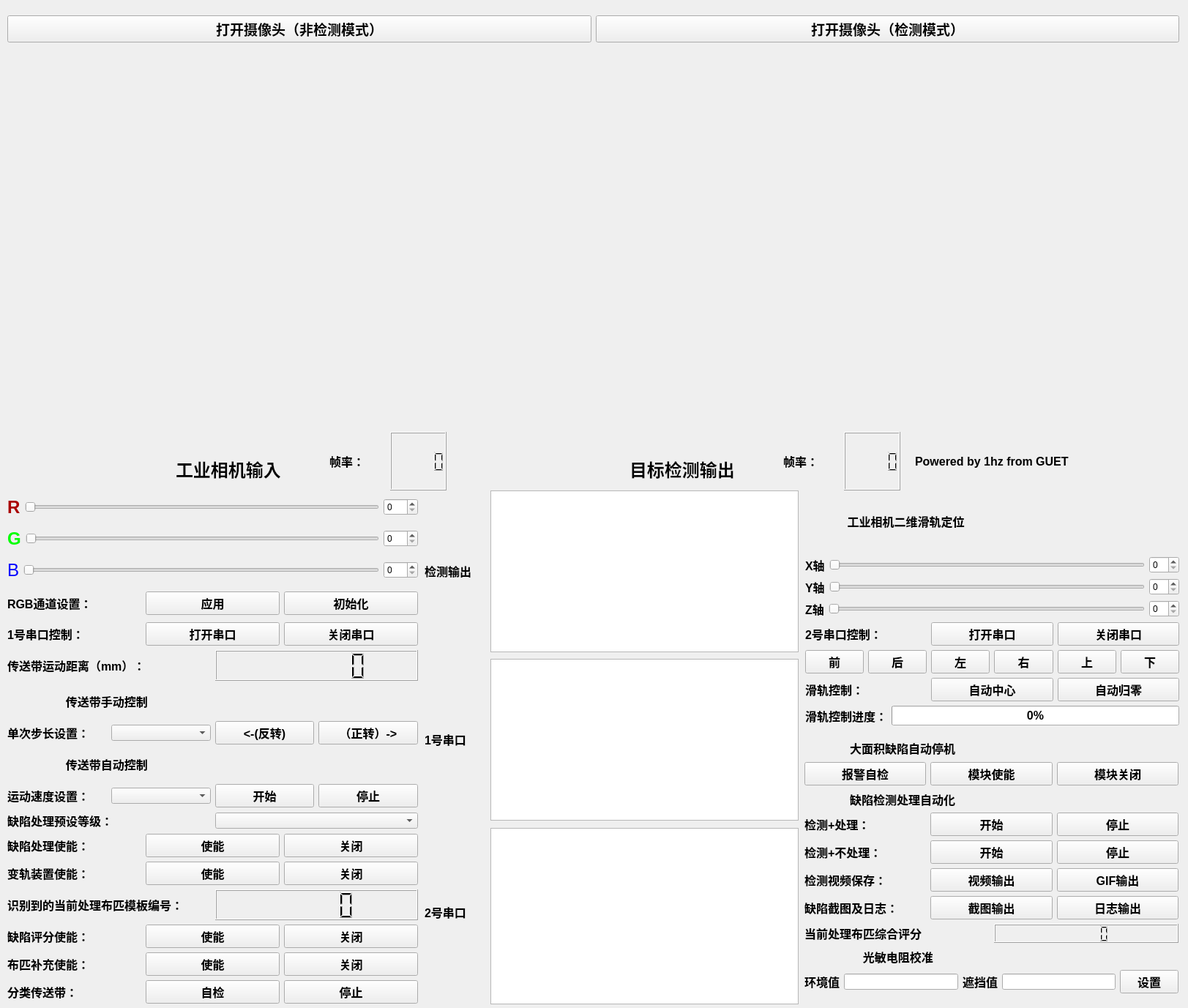
<?xml version="1.0" encoding="UTF-8"?>
<ui version="4.0">
 <class>fabric4showby1hz</class>
 <widget class="QMainWindow" name="fabric4showby1hz">
  <property name="geometry">
   <rect>
    <x>0</x>
    <y>0</y>
    <width>1623</width>
    <height>1377</height>
   </rect>
  </property>
  <property name="windowTitle">
   <string>MainWindow</string>
  </property>
  <widget class="QWidget" name="centralwidget">
   <widget class="QWidget" name="verticalLayoutWidget_2">
    <property name="geometry">
     <rect>
      <x>10</x>
      <y>0</y>
      <width>1601</width>
      <height>80</height>
     </rect>
    </property>
    <layout class="QVBoxLayout" name="verticalLayout_2">
     <item>
      <layout class="QHBoxLayout" name="horizontalLayout_2">
       <item>
        <widget class="QPushButton" name="pushButton">
         <property name="font">
          <font>
           <pointsize>14</pointsize>
           <weight>75</weight>
           <bold>true</bold>
          </font>
         </property>
         <property name="text">
          <string>打开摄像头（非检测模式）</string>
         </property>
        </widget>
       </item>
       <item>
        <widget class="QPushButton" name="pushButton_2">
         <property name="font">
          <font>
           <pointsize>14</pointsize>
           <weight>75</weight>
           <bold>true</bold>
          </font>
         </property>
         <property name="text">
          <string>打开摄像头（检测模式）</string>
         </property>
        </widget>
       </item>
      </layout>
     </item>
    </layout>
   </widget>
   <widget class="QLabel" name="label">
    <property name="enabled">
     <bool>true</bool>
    </property>
    <property name="geometry">
     <rect>
      <x>10</x>
      <y>90</y>
      <width>640</width>
      <height>480</height>
     </rect>
    </property>
    <property name="text">
     <string/>
    </property>
   </widget>
   <widget class="QLabel" name="label_2">
    <property name="geometry">
     <rect>
      <x>670</x>
      <y>90</y>
      <width>640</width>
      <height>480</height>
     </rect>
    </property>
    <property name="text">
     <string/>
    </property>
   </widget>
   <widget class="QLabel" name="label_3">
    <property name="geometry">
     <rect>
      <x>240</x>
      <y>590</y>
      <width>191</width>
      <height>101</height>
     </rect>
    </property>
    <property name="font">
     <font>
      <pointsize>18</pointsize>
      <weight>75</weight>
      <bold>true</bold>
     </font>
    </property>
    <property name="text">
     <string>工业相机输入</string>
    </property>
   </widget>
   <widget class="QLabel" name="label_4">
    <property name="geometry">
     <rect>
      <x>860</x>
      <y>620</y>
      <width>181</width>
      <height>41</height>
     </rect>
    </property>
    <property name="font">
     <font>
      <pointsize>18</pointsize>
      <weight>75</weight>
      <bold>true</bold>
     </font>
    </property>
    <property name="text">
     <string>目标检测输出</string>
    </property>
   </widget>
   <widget class="QWidget" name="verticalLayoutWidget">
    <property name="geometry">
     <rect>
      <x>10</x>
      <y>670</y>
      <width>561</width>
      <height>181</height>
     </rect>
    </property>
    <layout class="QVBoxLayout" name="verticalLayout">
     <item>
      <layout class="QHBoxLayout" name="horizontalLayout">
       <item>
        <widget class="QLabel" name="label_6">
         <property name="palette">
          <palette>
           <active>
            <colorrole role="WindowText">
             <brush brushstyle="SolidPattern">
              <color alpha="255">
               <red>170</red>
               <green>0</green>
               <blue>0</blue>
              </color>
             </brush>
            </colorrole>
           </active>
           <inactive>
            <colorrole role="WindowText">
             <brush brushstyle="SolidPattern">
              <color alpha="255">
               <red>170</red>
               <green>0</green>
               <blue>0</blue>
              </color>
             </brush>
            </colorrole>
           </inactive>
           <disabled>
            <colorrole role="WindowText">
             <brush brushstyle="SolidPattern">
              <color alpha="255">
               <red>120</red>
               <green>120</green>
               <blue>120</blue>
              </color>
             </brush>
            </colorrole>
           </disabled>
          </palette>
         </property>
         <property name="font">
          <font>
           <pointsize>18</pointsize>
           <weight>75</weight>
           <bold>true</bold>
          </font>
         </property>
         <property name="text">
          <string>R</string>
         </property>
        </widget>
       </item>
       <item>
        <widget class="QSlider" name="horizontalSlider">
         <property name="maximum">
          <number>100</number>
         </property>
         <property name="orientation">
          <enum>Qt::Horizontal</enum>
         </property>
        </widget>
       </item>
       <item>
        <widget class="QSpinBox" name="spinBox">
         <property name="maximum">
          <number>255</number>
         </property>
        </widget>
       </item>
      </layout>
     </item>
     <item>
      <layout class="QHBoxLayout" name="horizontalLayout_3">
       <item>
        <widget class="QLabel" name="label_7">
         <property name="palette">
          <palette>
           <active>
            <colorrole role="WindowText">
             <brush brushstyle="SolidPattern">
              <color alpha="255">
               <red>0</red>
               <green>255</green>
               <blue>0</blue>
              </color>
             </brush>
            </colorrole>
           </active>
           <inactive>
            <colorrole role="WindowText">
             <brush brushstyle="SolidPattern">
              <color alpha="255">
               <red>0</red>
               <green>255</green>
               <blue>0</blue>
              </color>
             </brush>
            </colorrole>
           </inactive>
           <disabled>
            <colorrole role="WindowText">
             <brush brushstyle="SolidPattern">
              <color alpha="255">
               <red>120</red>
               <green>120</green>
               <blue>120</blue>
              </color>
             </brush>
            </colorrole>
           </disabled>
          </palette>
         </property>
         <property name="font">
          <font>
           <pointsize>18</pointsize>
           <weight>75</weight>
           <bold>true</bold>
          </font>
         </property>
         <property name="text">
          <string>G</string>
         </property>
        </widget>
       </item>
       <item>
        <widget class="QSlider" name="horizontalSlider_2">
         <property name="maximum">
          <number>100</number>
         </property>
         <property name="orientation">
          <enum>Qt::Horizontal</enum>
         </property>
        </widget>
       </item>
       <item>
        <widget class="QSpinBox" name="spinBox_2">
         <property name="maximum">
          <number>255</number>
         </property>
        </widget>
       </item>
      </layout>
     </item>
     <item>
      <layout class="QHBoxLayout" name="horizontalLayout_4">
       <item>
        <widget class="QLabel" name="label_8">
         <property name="palette">
          <palette>
           <active>
            <colorrole role="WindowText">
             <brush brushstyle="SolidPattern">
              <color alpha="255">
               <red>0</red>
               <green>0</green>
               <blue>255</blue>
              </color>
             </brush>
            </colorrole>
           </active>
           <inactive>
            <colorrole role="WindowText">
             <brush brushstyle="SolidPattern">
              <color alpha="255">
               <red>0</red>
               <green>0</green>
               <blue>255</blue>
              </color>
             </brush>
            </colorrole>
           </inactive>
           <disabled>
            <colorrole role="WindowText">
             <brush brushstyle="SolidPattern">
              <color alpha="255">
               <red>120</red>
               <green>120</green>
               <blue>120</blue>
              </color>
             </brush>
            </colorrole>
           </disabled>
          </palette>
         </property>
         <property name="font">
          <font>
           <pointsize>18</pointsize>
          </font>
         </property>
         <property name="text">
          <string>B</string>
         </property>
        </widget>
       </item>
       <item>
        <widget class="QSlider" name="horizontalSlider_3">
         <property name="maximum">
          <number>100</number>
         </property>
         <property name="orientation">
          <enum>Qt::Horizontal</enum>
         </property>
        </widget>
       </item>
       <item>
        <widget class="QSpinBox" name="spinBox_3">
         <property name="maximum">
          <number>255</number>
         </property>
        </widget>
       </item>
      </layout>
     </item>
     <item>
      <layout class="QHBoxLayout" name="horizontalLayout_6">
       <item>
        <widget class="QLabel" name="label_15">
         <property name="font">
          <font>
           <pointsize>12</pointsize>
           <weight>75</weight>
           <bold>true</bold>
          </font>
         </property>
         <property name="text">
          <string>RGB通道设置：</string>
         </property>
        </widget>
       </item>
       <item>
        <widget class="QPushButton" name="pushButton_3">
         <property name="sizePolicy">
          <sizepolicy hsizetype="Preferred" vsizetype="Fixed">
           <horstretch>0</horstretch>
           <verstretch>0</verstretch>
          </sizepolicy>
         </property>
         <property name="font">
          <font>
           <pointsize>12</pointsize>
           <weight>75</weight>
           <bold>true</bold>
          </font>
         </property>
         <property name="text">
          <string>应用</string>
         </property>
        </widget>
       </item>
       <item>
        <widget class="QPushButton" name="pushButton_5">
         <property name="font">
          <font>
           <pointsize>12</pointsize>
           <weight>75</weight>
           <bold>true</bold>
          </font>
         </property>
         <property name="text">
          <string>初始化</string>
         </property>
        </widget>
       </item>
      </layout>
     </item>
    </layout>
   </widget>
   <widget class="QWidget" name="horizontalLayoutWidget_5">
    <property name="geometry">
     <rect>
      <x>450</x>
      <y>590</y>
      <width>160</width>
      <height>80</height>
     </rect>
    </property>
    <layout class="QHBoxLayout" name="horizontalLayout_7">
     <item>
      <widget class="QLabel" name="label_5">
       <property name="font">
        <font>
         <pointsize>12</pointsize>
         <weight>75</weight>
         <bold>true</bold>
        </font>
       </property>
       <property name="text">
        <string>帧率：</string>
       </property>
      </widget>
     </item>
     <item>
      <widget class="QLCDNumber" name="lcdNumber"/>
     </item>
    </layout>
   </widget>
   <widget class="QWidget" name="horizontalLayoutWidget_6">
    <property name="geometry">
     <rect>
      <x>1070</x>
      <y>590</y>
      <width>160</width>
      <height>80</height>
     </rect>
    </property>
    <layout class="QHBoxLayout" name="horizontalLayout_8">
     <item>
      <widget class="QLabel" name="label_9">
       <property name="font">
        <font>
         <pointsize>12</pointsize>
         <weight>75</weight>
         <bold>true</bold>
        </font>
       </property>
       <property name="text">
        <string>帧率：</string>
       </property>
      </widget>
     </item>
     <item>
      <widget class="QLCDNumber" name="lcdNumber_2"/>
     </item>
    </layout>
   </widget>
   <widget class="QTextBrowser" name="textBrowser_2">
    <property name="geometry">
     <rect>
      <x>670</x>
      <y>900</y>
      <width>421</width>
      <height>221</height>
     </rect>
    </property>
   </widget>
   <widget class="QWidget" name="verticalLayoutWidget_3">
    <property name="geometry">
     <rect>
      <x>10</x>
      <y>850</y>
      <width>561</width>
      <height>521</height>
     </rect>
    </property>
    <layout class="QVBoxLayout" name="verticalLayout_3">
     <item>
      <layout class="QHBoxLayout" name="horizontalLayout_20"/>
     </item>
     <item>
      <layout class="QHBoxLayout" name="horizontalLayout_5">
       <item>
        <widget class="QLabel" name="label_14">
         <property name="font">
          <font>
           <pointsize>12</pointsize>
           <weight>75</weight>
           <bold>true</bold>
          </font>
         </property>
         <property name="text">
          <string>1号串口控制：</string>
         </property>
        </widget>
       </item>
       <item>
        <widget class="QPushButton" name="pushButton_4">
         <property name="font">
          <font>
           <pointsize>12</pointsize>
           <weight>75</weight>
           <bold>true</bold>
          </font>
         </property>
         <property name="text">
          <string>打开串口</string>
         </property>
        </widget>
       </item>
       <item>
        <widget class="QPushButton" name="pushButton_6">
         <property name="font">
          <font>
           <pointsize>12</pointsize>
           <weight>75</weight>
           <bold>true</bold>
          </font>
         </property>
         <property name="text">
          <string>关闭串口</string>
         </property>
        </widget>
       </item>
      </layout>
     </item>
     <item>
      <layout class="QHBoxLayout" name="horizontalLayout_9">
       <item>
        <widget class="QLabel" name="label_10">
         <property name="sizePolicy">
          <sizepolicy hsizetype="Preferred" vsizetype="Preferred">
           <horstretch>0</horstretch>
           <verstretch>0</verstretch>
          </sizepolicy>
         </property>
         <property name="font">
          <font>
           <pointsize>12</pointsize>
           <weight>75</weight>
           <bold>true</bold>
          </font>
         </property>
         <property name="text">
          <string>传送带运动距离（mm）：</string>
         </property>
        </widget>
       </item>
       <item>
        <widget class="QLCDNumber" name="lcdNumber_3">
         <property name="sizePolicy">
          <sizepolicy hsizetype="Preferred" vsizetype="Preferred">
           <horstretch>0</horstretch>
           <verstretch>0</verstretch>
          </sizepolicy>
         </property>
         <property name="smallDecimalPoint">
          <bool>true</bool>
         </property>
         <property name="digitCount">
          <number>6</number>
         </property>
         <property name="mode">
          <enum>QLCDNumber::Dec</enum>
         </property>
        </widget>
       </item>
      </layout>
     </item>
     <item>
      <layout class="QHBoxLayout" name="horizontalLayout_14">
       <item>
        <widget class="QLabel" name="label_17">
         <property name="font">
          <font>
           <pointsize>12</pointsize>
           <weight>75</weight>
           <bold>true</bold>
          </font>
         </property>
         <property name="text">
          <string>                  传送带手动控制</string>
         </property>
        </widget>
       </item>
      </layout>
     </item>
     <item>
      <layout class="QHBoxLayout" name="horizontalLayout_10">
       <item>
        <widget class="QLabel" name="label_13">
         <property name="font">
          <font>
           <pointsize>12</pointsize>
           <weight>75</weight>
           <bold>true</bold>
          </font>
         </property>
         <property name="text">
          <string>单次步长设置：</string>
         </property>
        </widget>
       </item>
       <item>
        <widget class="QComboBox" name="comboBox">
         <item>
          <property name="text">
           <string/>
          </property>
         </item>
         <item>
          <property name="text">
           <string>0.01</string>
          </property>
         </item>
         <item>
          <property name="text">
           <string>0.1</string>
          </property>
         </item>
         <item>
          <property name="text">
           <string>1</string>
          </property>
         </item>
         <item>
          <property name="text">
           <string>10</string>
          </property>
         </item>
         <item>
          <property name="text">
           <string>100</string>
          </property>
         </item>
        </widget>
       </item>
       <item>
        <widget class="QPushButton" name="pushButton_7">
         <property name="font">
          <font>
           <pointsize>12</pointsize>
           <weight>75</weight>
           <bold>true</bold>
          </font>
         </property>
         <property name="text">
          <string>&lt;-(反转)</string>
         </property>
        </widget>
       </item>
       <item>
        <widget class="QPushButton" name="pushButton_8">
         <property name="font">
          <font>
           <pointsize>12</pointsize>
           <weight>75</weight>
           <bold>true</bold>
          </font>
         </property>
         <property name="text">
          <string>（正转）-&gt;</string>
         </property>
        </widget>
       </item>
      </layout>
     </item>
     <item>
      <layout class="QHBoxLayout" name="horizontalLayout_13">
       <item>
        <widget class="QLabel" name="label_16">
         <property name="font">
          <font>
           <pointsize>12</pointsize>
           <weight>75</weight>
           <bold>true</bold>
          </font>
         </property>
         <property name="text">
          <string>                  传送带自动控制</string>
         </property>
        </widget>
       </item>
      </layout>
     </item>
     <item>
      <layout class="QHBoxLayout" name="horizontalLayout_15">
       <item>
        <widget class="QLabel" name="label_19">
         <property name="font">
          <font>
           <pointsize>12</pointsize>
           <weight>75</weight>
           <bold>true</bold>
          </font>
         </property>
         <property name="text">
          <string>运动速度设置：</string>
         </property>
        </widget>
       </item>
       <item>
        <widget class="QComboBox" name="comboBox_2">
         <item>
          <property name="text">
           <string/>
          </property>
         </item>
         <item>
          <property name="text">
           <string>Level 1</string>
          </property>
         </item>
         <item>
          <property name="text">
           <string>Level 2</string>
          </property>
         </item>
         <item>
          <property name="text">
           <string>Level 3</string>
          </property>
         </item>
         <item>
          <property name="text">
           <string>Level 4</string>
          </property>
         </item>
         <item>
          <property name="text">
           <string>Level 5</string>
          </property>
         </item>
        </widget>
       </item>
       <item>
        <widget class="QPushButton" name="pushButton_11">
         <property name="font">
          <font>
           <pointsize>12</pointsize>
           <weight>75</weight>
           <bold>true</bold>
          </font>
         </property>
         <property name="text">
          <string>开始</string>
         </property>
        </widget>
       </item>
       <item>
        <widget class="QPushButton" name="pushButton_12">
         <property name="font">
          <font>
           <pointsize>12</pointsize>
           <weight>75</weight>
           <bold>true</bold>
          </font>
         </property>
         <property name="text">
          <string>停止</string>
         </property>
        </widget>
       </item>
      </layout>
     </item>
     <item>
      <layout class="QHBoxLayout" name="horizontalLayout_17">
       <item>
        <widget class="QLabel" name="label_20">
         <property name="font">
          <font>
           <pointsize>12</pointsize>
           <weight>75</weight>
           <bold>true</bold>
          </font>
         </property>
         <property name="text">
          <string>缺陷处理预设等级：</string>
         </property>
        </widget>
       </item>
       <item>
        <widget class="QComboBox" name="comboBox_3">
         <item>
          <property name="text">
           <string/>
          </property>
         </item>
         <item>
          <property name="text">
           <string>1</string>
          </property>
         </item>
         <item>
          <property name="text">
           <string>2</string>
          </property>
         </item>
         <item>
          <property name="text">
           <string>3</string>
          </property>
         </item>
         <item>
          <property name="text">
           <string>4</string>
          </property>
         </item>
         <item>
          <property name="text">
           <string>5</string>
          </property>
         </item>
         <item>
          <property name="text">
           <string>PS：与评分权重和接受阈值有关</string>
          </property>
         </item>
        </widget>
       </item>
      </layout>
     </item>
     <item>
      <layout class="QHBoxLayout" name="horizontalLayout_16">
       <item>
        <widget class="QLabel" name="label_18">
         <property name="font">
          <font>
           <pointsize>12</pointsize>
           <weight>75</weight>
           <bold>true</bold>
          </font>
         </property>
         <property name="text">
          <string>缺陷处理使能：</string>
         </property>
        </widget>
       </item>
       <item>
        <widget class="QPushButton" name="pushButton_13">
         <property name="font">
          <font>
           <pointsize>12</pointsize>
           <weight>75</weight>
           <bold>true</bold>
          </font>
         </property>
         <property name="text">
          <string>使能</string>
         </property>
        </widget>
       </item>
       <item>
        <widget class="QPushButton" name="pushButton_14">
         <property name="font">
          <font>
           <pointsize>12</pointsize>
           <weight>75</weight>
           <bold>true</bold>
          </font>
         </property>
         <property name="text">
          <string>关闭</string>
         </property>
        </widget>
       </item>
      </layout>
     </item>
     <item>
      <layout class="QHBoxLayout" name="horizontalLayout_19">
       <item>
        <widget class="QLabel" name="label_12">
         <property name="font">
          <font>
           <pointsize>12</pointsize>
           <weight>75</weight>
           <bold>true</bold>
          </font>
         </property>
         <property name="text">
          <string>变轨装置使能：</string>
         </property>
        </widget>
       </item>
       <item>
        <widget class="QPushButton" name="pushButton_17">
         <property name="font">
          <font>
           <pointsize>12</pointsize>
           <weight>75</weight>
           <bold>true</bold>
          </font>
         </property>
         <property name="text">
          <string>使能</string>
         </property>
        </widget>
       </item>
       <item>
        <widget class="QPushButton" name="pushButton_18">
         <property name="font">
          <font>
           <pointsize>12</pointsize>
           <weight>75</weight>
           <bold>true</bold>
          </font>
         </property>
         <property name="text">
          <string>关闭</string>
         </property>
        </widget>
       </item>
      </layout>
     </item>
     <item>
      <layout class="QHBoxLayout" name="horizontalLayout_18">
       <item>
        <widget class="QLabel" name="label_24">
         <property name="font">
          <font>
           <pointsize>12</pointsize>
           <weight>75</weight>
           <bold>true</bold>
          </font>
         </property>
         <property name="text">
          <string>识别到的当前处理布匹模板编号：</string>
         </property>
        </widget>
       </item>
       <item>
        <widget class="QLCDNumber" name="lcdNumber_4"/>
       </item>
      </layout>
     </item>
     <item>
      <layout class="QHBoxLayout" name="horizontalLayout_12">
       <item>
        <widget class="QLabel" name="label_11">
         <property name="font">
          <font>
           <pointsize>12</pointsize>
           <weight>75</weight>
           <bold>true</bold>
          </font>
         </property>
         <property name="text">
          <string>缺陷评分使能：</string>
         </property>
        </widget>
       </item>
       <item>
        <widget class="QPushButton" name="pushButton_9">
         <property name="font">
          <font>
           <pointsize>12</pointsize>
           <weight>75</weight>
           <bold>true</bold>
          </font>
         </property>
         <property name="text">
          <string>使能</string>
         </property>
        </widget>
       </item>
       <item>
        <widget class="QPushButton" name="pushButton_10">
         <property name="font">
          <font>
           <pointsize>12</pointsize>
           <weight>75</weight>
           <bold>true</bold>
          </font>
         </property>
         <property name="text">
          <string>关闭</string>
         </property>
        </widget>
       </item>
      </layout>
     </item>
     <item>
      <layout class="QHBoxLayout" name="horizontalLayout_11">
       <item>
        <widget class="QLabel" name="label_23">
         <property name="font">
          <font>
           <pointsize>12</pointsize>
           <weight>75</weight>
           <bold>true</bold>
          </font>
         </property>
         <property name="text">
          <string>布匹补充使能：</string>
         </property>
        </widget>
       </item>
       <item>
        <widget class="QPushButton" name="pushButton_15">
         <property name="font">
          <font>
           <pointsize>12</pointsize>
           <weight>75</weight>
           <bold>true</bold>
          </font>
         </property>
         <property name="text">
          <string>使能</string>
         </property>
        </widget>
       </item>
       <item>
        <widget class="QPushButton" name="pushButton_16">
         <property name="font">
          <font>
           <pointsize>12</pointsize>
           <weight>75</weight>
           <bold>true</bold>
          </font>
         </property>
         <property name="text">
          <string>关闭</string>
         </property>
        </widget>
       </item>
      </layout>
     </item>
     <item>
      <layout class="QHBoxLayout" name="horizontalLayout_21">
       <item>
        <layout class="QHBoxLayout" name="horizontalLayout_22">
         <item>
          <widget class="QLabel" name="label_25">
           <property name="font">
            <font>
             <pointsize>12</pointsize>
             <weight>75</weight>
             <bold>true</bold>
            </font>
           </property>
           <property name="text">
            <string>分类传送带：</string>
           </property>
          </widget>
         </item>
         <item>
          <widget class="QPushButton" name="pushButton_19">
           <property name="font">
            <font>
             <pointsize>12</pointsize>
             <weight>75</weight>
             <bold>true</bold>
            </font>
           </property>
           <property name="text">
            <string>自检</string>
           </property>
          </widget>
         </item>
         <item>
          <widget class="QPushButton" name="pushButton_20">
           <property name="font">
            <font>
             <pointsize>12</pointsize>
             <weight>75</weight>
             <bold>true</bold>
            </font>
           </property>
           <property name="text">
            <string>停止</string>
           </property>
          </widget>
         </item>
        </layout>
       </item>
      </layout>
     </item>
    </layout>
   </widget>
   <widget class="QLabel" name="label_21">
    <property name="geometry">
     <rect>
      <x>580</x>
      <y>770</y>
      <width>91</width>
      <height>20</height>
     </rect>
    </property>
    <property name="font">
     <font>
      <pointsize>12</pointsize>
      <weight>75</weight>
      <bold>true</bold>
     </font>
    </property>
    <property name="text">
     <string>检测输出</string>
    </property>
   </widget>
   <widget class="QTextBrowser" name="textBrowser">
    <property name="geometry">
     <rect>
      <x>670</x>
      <y>670</y>
      <width>421</width>
      <height>221</height>
     </rect>
    </property>
   </widget>
   <widget class="QLabel" name="label_22">
    <property name="geometry">
     <rect>
      <x>580</x>
      <y>1000</y>
      <width>81</width>
      <height>20</height>
     </rect>
    </property>
    <property name="font">
     <font>
      <pointsize>12</pointsize>
      <weight>75</weight>
      <bold>true</bold>
     </font>
    </property>
    <property name="text">
     <string>1号串口</string>
    </property>
   </widget>
   <widget class="QWidget" name="verticalLayoutWidget_4">
    <property name="geometry">
     <rect>
      <x>1100</x>
      <y>670</y>
      <width>511</width>
      <height>321</height>
     </rect>
    </property>
    <layout class="QVBoxLayout" name="verticalLayout_4">
     <item>
      <layout class="QHBoxLayout" name="horizontalLayout_23">
       <item>
        <widget class="QLabel" name="label_26">
         <property name="font">
          <font>
           <pointsize>12</pointsize>
           <weight>75</weight>
           <bold>true</bold>
          </font>
         </property>
         <property name="text">
          <string>             工业相机二维滑轨定位</string>
         </property>
        </widget>
       </item>
      </layout>
     </item>
     <item>
      <layout class="QHBoxLayout" name="horizontalLayout_25">
       <item>
        <widget class="QLabel" name="label_27">
         <property name="font">
          <font>
           <pointsize>12</pointsize>
           <weight>75</weight>
           <bold>true</bold>
          </font>
         </property>
         <property name="text">
          <string>X轴</string>
         </property>
        </widget>
       </item>
       <item>
        <widget class="QSlider" name="horizontalSlider_4">
         <property name="orientation">
          <enum>Qt::Horizontal</enum>
         </property>
        </widget>
       </item>
       <item>
        <widget class="QSpinBox" name="spinBox_4"/>
       </item>
      </layout>
     </item>
     <item>
      <layout class="QHBoxLayout" name="horizontalLayout_26">
       <item>
        <widget class="QLabel" name="label_28">
         <property name="font">
          <font>
           <pointsize>12</pointsize>
           <weight>75</weight>
           <bold>true</bold>
          </font>
         </property>
         <property name="text">
          <string>Y轴</string>
         </property>
        </widget>
       </item>
       <item>
        <widget class="QSlider" name="horizontalSlider_5">
         <property name="orientation">
          <enum>Qt::Horizontal</enum>
         </property>
        </widget>
       </item>
       <item>
        <widget class="QSpinBox" name="spinBox_5"/>
       </item>
      </layout>
     </item>
     <item>
      <layout class="QHBoxLayout" name="horizontalLayout_39">
       <item>
        <widget class="QLabel" name="label_44">
         <property name="font">
          <font>
           <pointsize>12</pointsize>
           <weight>75</weight>
           <bold>true</bold>
          </font>
         </property>
         <property name="text">
          <string>Z轴</string>
         </property>
        </widget>
       </item>
       <item>
        <widget class="QSlider" name="horizontalSlider_6">
         <property name="orientation">
          <enum>Qt::Horizontal</enum>
         </property>
        </widget>
       </item>
       <item>
        <widget class="QSpinBox" name="spinBox_6"/>
       </item>
      </layout>
     </item>
     <item>
      <layout class="QHBoxLayout" name="horizontalLayout_27">
       <item>
        <widget class="QLabel" name="label_29">
         <property name="font">
          <font>
           <pointsize>12</pointsize>
           <weight>75</weight>
           <bold>true</bold>
          </font>
         </property>
         <property name="text">
          <string>2号串口控制：</string>
         </property>
        </widget>
       </item>
       <item>
        <widget class="QPushButton" name="pushButton_21">
         <property name="font">
          <font>
           <pointsize>12</pointsize>
           <weight>75</weight>
           <bold>true</bold>
          </font>
         </property>
         <property name="text">
          <string>打开串口</string>
         </property>
        </widget>
       </item>
       <item>
        <widget class="QPushButton" name="pushButton_22">
         <property name="font">
          <font>
           <pointsize>12</pointsize>
           <weight>75</weight>
           <bold>true</bold>
          </font>
         </property>
         <property name="text">
          <string>关闭串口</string>
         </property>
        </widget>
       </item>
      </layout>
     </item>
     <item>
      <layout class="QHBoxLayout" name="horizontalLayout_24">
       <item>
        <widget class="QPushButton" name="pushButton_27">
         <property name="font">
          <font>
           <pointsize>12</pointsize>
           <weight>75</weight>
           <bold>true</bold>
          </font>
         </property>
         <property name="text">
          <string>前</string>
         </property>
        </widget>
       </item>
       <item>
        <widget class="QPushButton" name="pushButton_28">
         <property name="font">
          <font>
           <pointsize>12</pointsize>
           <weight>75</weight>
           <bold>true</bold>
          </font>
         </property>
         <property name="text">
          <string>后</string>
         </property>
        </widget>
       </item>
       <item>
        <widget class="QPushButton" name="pushButton_29">
         <property name="font">
          <font>
           <pointsize>12</pointsize>
           <weight>75</weight>
           <bold>true</bold>
          </font>
         </property>
         <property name="text">
          <string>左</string>
         </property>
        </widget>
       </item>
       <item>
        <widget class="QPushButton" name="pushButton_30">
         <property name="font">
          <font>
           <pointsize>12</pointsize>
           <weight>75</weight>
           <bold>true</bold>
          </font>
         </property>
         <property name="text">
          <string>右</string>
         </property>
        </widget>
       </item>
       <item>
        <widget class="QPushButton" name="pushButton_36">
         <property name="font">
          <font>
           <pointsize>12</pointsize>
           <weight>75</weight>
           <bold>true</bold>
          </font>
         </property>
         <property name="text">
          <string>上</string>
         </property>
        </widget>
       </item>
       <item>
        <widget class="QPushButton" name="pushButton_37">
         <property name="font">
          <font>
           <pointsize>12</pointsize>
           <weight>75</weight>
           <bold>true</bold>
          </font>
         </property>
         <property name="text">
          <string>下</string>
         </property>
        </widget>
       </item>
      </layout>
     </item>
     <item>
      <layout class="QHBoxLayout" name="horizontalLayout_28">
       <item>
        <widget class="QLabel" name="label_31">
         <property name="font">
          <font>
           <pointsize>12</pointsize>
           <weight>75</weight>
           <bold>true</bold>
          </font>
         </property>
         <property name="text">
          <string>滑轨控制：</string>
         </property>
        </widget>
       </item>
       <item>
        <widget class="QPushButton" name="pushButton_23">
         <property name="font">
          <font>
           <pointsize>12</pointsize>
           <weight>75</weight>
           <bold>true</bold>
          </font>
         </property>
         <property name="text">
          <string>自动中心</string>
         </property>
        </widget>
       </item>
       <item>
        <widget class="QPushButton" name="pushButton_26">
         <property name="font">
          <font>
           <pointsize>12</pointsize>
           <weight>75</weight>
           <bold>true</bold>
          </font>
         </property>
         <property name="text">
          <string>自动归零</string>
         </property>
        </widget>
       </item>
      </layout>
     </item>
     <item>
      <layout class="QHBoxLayout" name="horizontalLayout_38">
       <item>
        <widget class="QLabel" name="label_43">
         <property name="font">
          <font>
           <pointsize>12</pointsize>
           <weight>75</weight>
           <bold>true</bold>
          </font>
         </property>
         <property name="text">
          <string>滑轨控制进度：</string>
         </property>
        </widget>
       </item>
       <item>
        <widget class="QProgressBar" name="progressBar">
         <property name="font">
          <font>
           <pointsize>12</pointsize>
           <weight>75</weight>
           <bold>true</bold>
          </font>
         </property>
         <property name="value">
          <number>0</number>
         </property>
         <property name="textVisible">
          <bool>true</bool>
         </property>
        </widget>
       </item>
      </layout>
     </item>
    </layout>
   </widget>
   <widget class="QTextBrowser" name="textBrowser_3">
    <property name="geometry">
     <rect>
      <x>670</x>
      <y>1131</y>
      <width>421</width>
      <height>241</height>
     </rect>
    </property>
   </widget>
   <widget class="QLabel" name="label_30">
    <property name="geometry">
     <rect>
      <x>580</x>
      <y>1230</y>
      <width>81</width>
      <height>31</height>
     </rect>
    </property>
    <property name="font">
     <font>
      <pointsize>12</pointsize>
      <weight>75</weight>
      <bold>true</bold>
     </font>
    </property>
    <property name="text">
     <string>2号串口</string>
    </property>
   </widget>
   <widget class="QWidget" name="verticalLayoutWidget_5">
    <property name="geometry">
     <rect>
      <x>1099</x>
      <y>1009</y>
      <width>511</width>
      <height>348</height>
     </rect>
    </property>
    <layout class="QVBoxLayout" name="verticalLayout_5">
     <item>
      <layout class="QHBoxLayout" name="horizontalLayout_40">
       <item>
        <widget class="QLabel" name="label_45">
         <property name="font">
          <font>
           <pointsize>12</pointsize>
           <weight>75</weight>
           <bold>true</bold>
          </font>
         </property>
         <property name="text">
          <string>              大面积缺陷自动停机</string>
         </property>
        </widget>
       </item>
      </layout>
     </item>
     <item>
      <layout class="QHBoxLayout" name="horizontalLayout_41">
       <item>
        <widget class="QPushButton" name="pushButton_42">
         <property name="font">
          <font>
           <pointsize>12</pointsize>
           <weight>75</weight>
           <bold>true</bold>
          </font>
         </property>
         <property name="text">
          <string>报警自检</string>
         </property>
        </widget>
       </item>
       <item>
        <widget class="QPushButton" name="pushButton_43">
         <property name="font">
          <font>
           <pointsize>12</pointsize>
           <weight>75</weight>
           <bold>true</bold>
          </font>
         </property>
         <property name="text">
          <string>模块使能</string>
         </property>
        </widget>
       </item>
       <item>
        <widget class="QPushButton" name="pushButton_44">
         <property name="font">
          <font>
           <pointsize>12</pointsize>
           <weight>75</weight>
           <bold>true</bold>
          </font>
         </property>
         <property name="text">
          <string>模块关闭</string>
         </property>
        </widget>
       </item>
      </layout>
     </item>
     <item>
      <layout class="QHBoxLayout" name="horizontalLayout_30">
       <item>
        <widget class="QLabel" name="label_33">
         <property name="font">
          <font>
           <pointsize>12</pointsize>
           <weight>75</weight>
           <bold>true</bold>
          </font>
         </property>
         <property name="text">
          <string>              缺陷检测处理自动化</string>
         </property>
        </widget>
       </item>
      </layout>
     </item>
     <item>
      <layout class="QHBoxLayout" name="horizontalLayout_31">
       <item>
        <widget class="QLabel" name="label_34">
         <property name="font">
          <font>
           <pointsize>12</pointsize>
           <weight>75</weight>
           <bold>true</bold>
          </font>
         </property>
         <property name="text">
          <string>检测+处理：</string>
         </property>
        </widget>
       </item>
       <item>
        <widget class="QPushButton" name="pushButton_31">
         <property name="font">
          <font>
           <pointsize>12</pointsize>
           <weight>75</weight>
           <bold>true</bold>
          </font>
         </property>
         <property name="text">
          <string>开始</string>
         </property>
        </widget>
       </item>
       <item>
        <widget class="QPushButton" name="pushButton_32">
         <property name="font">
          <font>
           <pointsize>12</pointsize>
           <weight>75</weight>
           <bold>true</bold>
          </font>
         </property>
         <property name="text">
          <string>停止</string>
         </property>
        </widget>
       </item>
      </layout>
     </item>
     <item>
      <layout class="QHBoxLayout" name="horizontalLayout_32">
       <item>
        <widget class="QLabel" name="label_35">
         <property name="font">
          <font>
           <pointsize>12</pointsize>
           <weight>75</weight>
           <bold>true</bold>
          </font>
         </property>
         <property name="text">
          <string>检测+不处理：</string>
         </property>
        </widget>
       </item>
       <item>
        <widget class="QPushButton" name="pushButton_33">
         <property name="font">
          <font>
           <pointsize>12</pointsize>
           <weight>75</weight>
           <bold>true</bold>
          </font>
         </property>
         <property name="text">
          <string>开始</string>
         </property>
        </widget>
       </item>
       <item>
        <widget class="QPushButton" name="pushButton_34">
         <property name="font">
          <font>
           <pointsize>12</pointsize>
           <weight>75</weight>
           <bold>true</bold>
          </font>
         </property>
         <property name="text">
          <string>停止</string>
         </property>
        </widget>
       </item>
      </layout>
     </item>
     <item>
      <layout class="QHBoxLayout" name="horizontalLayout_36">
       <item>
        <widget class="QLabel" name="label_41">
         <property name="font">
          <font>
           <pointsize>12</pointsize>
           <weight>75</weight>
           <bold>true</bold>
          </font>
         </property>
         <property name="text">
          <string>检测视频保存：</string>
         </property>
        </widget>
       </item>
       <item>
        <widget class="QPushButton" name="pushButton_38">
         <property name="font">
          <font>
           <pointsize>12</pointsize>
           <weight>75</weight>
           <bold>true</bold>
          </font>
         </property>
         <property name="text">
          <string>视频输出</string>
         </property>
        </widget>
       </item>
       <item>
        <widget class="QPushButton" name="pushButton_39">
         <property name="font">
          <font>
           <pointsize>12</pointsize>
           <weight>75</weight>
           <bold>true</bold>
          </font>
         </property>
         <property name="text">
          <string>GIF输出</string>
         </property>
        </widget>
       </item>
      </layout>
     </item>
     <item>
      <layout class="QHBoxLayout" name="horizontalLayout_37">
       <item>
        <widget class="QLabel" name="label_42">
         <property name="font">
          <font>
           <pointsize>12</pointsize>
           <weight>75</weight>
           <bold>true</bold>
          </font>
         </property>
         <property name="text">
          <string>缺陷截图及日志：</string>
         </property>
        </widget>
       </item>
       <item>
        <widget class="QPushButton" name="pushButton_40">
         <property name="font">
          <font>
           <pointsize>12</pointsize>
           <weight>75</weight>
           <bold>true</bold>
          </font>
         </property>
         <property name="text">
          <string>截图输出</string>
         </property>
        </widget>
       </item>
       <item>
        <widget class="QPushButton" name="pushButton_41">
         <property name="font">
          <font>
           <pointsize>12</pointsize>
           <weight>75</weight>
           <bold>true</bold>
          </font>
         </property>
         <property name="text">
          <string>日志输出</string>
         </property>
        </widget>
       </item>
      </layout>
     </item>
     <item>
      <layout class="QHBoxLayout" name="horizontalLayout_33">
       <item>
        <widget class="QLabel" name="label_36">
         <property name="font">
          <font>
           <pointsize>12</pointsize>
           <weight>75</weight>
           <bold>true</bold>
          </font>
         </property>
         <property name="text">
          <string>当前处理布匹综合评分</string>
         </property>
        </widget>
       </item>
       <item>
        <widget class="QLCDNumber" name="lcdNumber_5"/>
       </item>
      </layout>
     </item>
     <item>
      <layout class="QHBoxLayout" name="horizontalLayout_34">
       <item>
        <widget class="QLabel" name="label_37">
         <property name="font">
          <font>
           <pointsize>12</pointsize>
           <weight>75</weight>
           <bold>true</bold>
          </font>
         </property>
         <property name="text">
          <string>                  光敏电阻校准</string>
         </property>
        </widget>
       </item>
      </layout>
     </item>
     <item>
      <layout class="QHBoxLayout" name="horizontalLayout_35">
       <item>
        <widget class="QLabel" name="label_38">
         <property name="font">
          <font>
           <pointsize>12</pointsize>
           <weight>75</weight>
           <bold>true</bold>
          </font>
         </property>
         <property name="text">
          <string>环境值</string>
         </property>
        </widget>
       </item>
       <item>
        <widget class="QLineEdit" name="lineEdit_2"/>
       </item>
       <item>
        <widget class="QLabel" name="label_39">
         <property name="font">
          <font>
           <pointsize>12</pointsize>
           <weight>75</weight>
           <bold>true</bold>
          </font>
         </property>
         <property name="text">
          <string>遮挡值</string>
         </property>
        </widget>
       </item>
       <item>
        <widget class="QLineEdit" name="lineEdit_3"/>
       </item>
       <item>
        <widget class="QPushButton" name="pushButton_35">
         <property name="font">
          <font>
           <pointsize>12</pointsize>
           <weight>75</weight>
           <bold>true</bold>
          </font>
         </property>
         <property name="text">
          <string>设置</string>
         </property>
        </widget>
       </item>
      </layout>
     </item>
    </layout>
   </widget>
   <widget class="QLabel" name="label_40">
    <property name="geometry">
     <rect>
      <x>1250</x>
      <y>600</y>
      <width>361</width>
      <height>61</height>
     </rect>
    </property>
    <property name="font">
     <font>
      <pointsize>12</pointsize>
      <weight>75</weight>
      <bold>true</bold>
     </font>
    </property>
    <property name="text">
     <string>Powered by 1hz from GUET</string>
    </property>
   </widget>
  </widget>
 </widget>
 <resources/>
 <connections/>
</ui>
